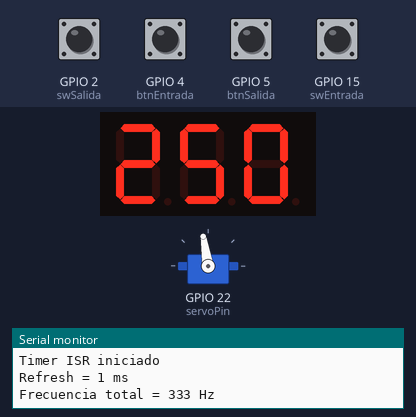
The sketch below on a simulated ESP32. Shown: 3-digit seven-segment display, servo, the last lines printed to the serial monitor. Wiring (inferred from the names in the program): 3-digit 7-segment display, segments lit when HIGH: segments GPIO 13, GPIO 12, GPIO 14, GPIO 27, GPIO 26, GPIO 25, GPIO 33; digit selects GPIO 18, GPIO 19, GPIO 21. Inputs (shaded band) come from the test bench; at power-on: GPIO 2 (swSalida), GPIO 4 (btnEntrada), GPIO 5 (btnSalida), GPIO 15 (swEntrada) HIGH. The segment pins are drawn as the display they are named for; servo pulses on a pin are drawn as a servo (544–2400 µs = 0–180°).

Above: at 1.2 s.
1.3 s: GPIO 4 (btnEntrada) pulled LOW for 0.15 s
At 1.8 s:
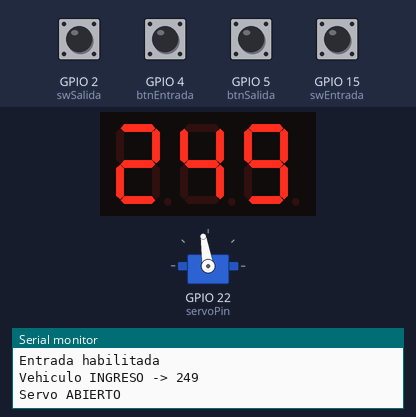
2.9 s: GPIO 4 (btnEntrada) pulled LOW for 1 s
5.4 s: GPIO 5 (btnSalida) pulled LOW for 0.15 s
Timing chart, 0 to 8.4 s (numbered marks = the images above; inputs shaded):
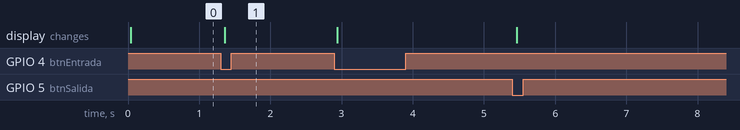

Measured:
- after the input at 1.3 s, the display: changes after 0.06 s (image 1)

The sketch:

LAB2P2_.ino
```cpp
#include <Arduino.h>

// a b c d e f g
const int segPins[7] = {13, 12, 14, 27, 26, 25, 33};

// Displays ánodo común
const int digitPins[3] = {18, 19, 21};

// Tabla de números
byte numbers[10][7] = {

  {1,1,1,1,1,1,0}, // 0
  {0,1,1,0,0,0,0}, // 1
  {1,1,0,1,1,0,1}, // 2
  {1,1,1,1,0,0,1}, // 3
  {0,1,1,0,0,1,1}, // 4
  {1,0,1,1,0,1,1}, // 5
  {1,0,1,1,1,1,1}, // 6
  {1,1,1,0,0,0,0}, // 7
  {1,1,1,1,1,1,1}, // 8
  {1,1,1,1,0,1,1}  // 9
};

// BOTONES

const int btnEntrada = 4;
const int btnSalida  = 5;

const int swEntrada = 15;
const int swSalida  = 2;

//  SERVO
const int servoPin = 22;

// PWM SERVO
const int servoClose = 20;
const int servoOpen  = 110;

// TIMER
hw_timer_t *timer = NULL;

//  VARIABLES

// Espacios disponibles
volatile int espacios = 250;

// Barrido displays
volatile int currentDigit = 0;

// Dígitos
volatile int centenas = 2;
volatile int decenas  = 5;
volatile int unidades = 0;

//  FLAGS ISR
volatile bool flagEntrada = false;
volatile bool flagSalida  = false;

// Anti rebote ISR
volatile unsigned long lastInterruptEntrada = 0;
volatile unsigned long lastInterruptSalida  = 0;

const int debounce = 250;

// CONTROL SERVO

bool servoActivo = false;

unsigned long servoStart = 0;

const unsigned long servoTiempoAbierto = 3000;

//  DEBUG

unsigned long lastDebug = 0;

// ACTUALIZAR DISPLAY

void actualizarDigitos() {

  centenas = espacios / 100;

  decenas = (espacios / 10) % 10;

  unidades = espacios % 10;
}

//  ABRIR SERVO
void abrirServo() {

  ledcWrite(servoPin, servoOpen);

  servoActivo = true;

  servoStart = millis();

  Serial.println("Servo ABIERTO");
}

//  CERRAR SERVO

void cerrarServo() {

  ledcWrite(servoPin, servoClose);

  servoActivo = false;

  Serial.println("Servo CERRADO");
}

// ISR ENTRADA

void IRAM_ATTR isrEntrada() {

  unsigned long tiempo = millis();

  if(tiempo - lastInterruptEntrada > debounce) {

    flagEntrada = true;

    lastInterruptEntrada = tiempo;
  }
}

//ISR SALIDA

void IRAM_ATTR isrSalida() {

  unsigned long tiempo = millis();

  if(tiempo - lastInterruptSalida > debounce) {

    flagSalida = true;

    lastInterruptSalida = tiempo;
  }
}

// TIMER ISR


void IRAM_ATTR onTimer() {

  // APAGAR DISPLAYS
  // EVITA GHOSTING

  digitalWrite(digitPins[0], HIGH);
  digitalWrite(digitPins[1], HIGH);
  digitalWrite(digitPins[2], HIGH);

  // SELECCIONAR VALOR

  int valor;

  if(currentDigit == 0) {

    valor = centenas;
  }

  else if(currentDigit == 1) {

    valor = decenas;
  }

  else {

    valor = unidades;
  }

  // CARGAR SEGMENTOS

  for(int i = 0; i < 7; i++) {

    digitalWrite(segPins[i], numbers[valor][i]);
  }

  // ACTIVAR DISPLAY

  digitalWrite(digitPins[currentDigit], LOW);

  // SIGUIENTE DISPLAY

  currentDigit++;

  if(currentDigit > 2) {

    currentDigit = 0;
  }
}


void setup() {

  Serial.begin(115200);

  Serial.println(" SISTEMA PARQUEADERO INICIADO ");
  Serial.println(" TIMER + ISR + MULTIPLEXADO ");

  // SEGMENTOS

  for(int i = 0; i < 7; i++) {

    pinMode(segPins[i], OUTPUT);

    digitalWrite(segPins[i], LOW);
  }

  // DISPLAYS

  for(int i = 0; i < 3; i++) {

    pinMode(digitPins[i], OUTPUT);

    digitalWrite(digitPins[i], HIGH);
  }

  // BOTONES

  pinMode(btnEntrada, INPUT_PULLUP);
  pinMode(btnSalida, INPUT_PULLUP);

  pinMode(swEntrada, INPUT_PULLUP);
  pinMode(swSalida, INPUT_PULLUP);

  // INTERRUPCIONES BOTONES

  attachInterrupt(digitalPinToInterrupt(btnEntrada),
                  isrEntrada,
                  FALLING);

  attachInterrupt(digitalPinToInterrupt(btnSalida),
                  isrSalida,
                  FALLING);

  // PWM SERVO

  ledcAttach(servoPin, 50, 8);

  ledcWrite(servoPin, servoClose);

  // TIMER HARDWARE

  timer = timerBegin(1000000);

  timerAttachInterrupt(timer, &onTimer);

  timerAlarm(timer, 1000, true, 0);

  actualizarDigitos();

  Serial.println("Timer ISR iniciado");
  Serial.println("Refresh = 1 ms");
  Serial.println("Frecuencia total = 333 Hz");
}


void loop() {

  // DEBUG

  if(millis() - lastDebug > 3000) {

    lastDebug = millis();

    Serial.println("Barrido activo por TIMER ISR");
    Serial.print("Espacios disponibles: ");
    Serial.println(espacios);
  }

  // LEER SWITCHES

  bool entradaHabilitada = digitalRead(swEntrada);

  bool salidaHabilitada = digitalRead(swSalida);

  // EVENTO ENTRADA

  if(flagEntrada) {

    flagEntrada = false;

    Serial.println("INTERRUPCION ENTRADA");

    if(entradaHabilitada == HIGH) {

      Serial.println("Entrada habilitada");

      if(espacios > 0) {

        espacios--;

        actualizarDigitos();

        Serial.print("Vehiculo INGRESO -> ");
        Serial.println(espacios);

        abrirServo();
      }

      else {

        Serial.println("PARQUEADERO LLENO");
      }
    }

    else {

      Serial.println("Entrada BLOQUEADA");
    }
  }
  // EVENTO SALIDA

  if(flagSalida) {

    flagSalida = false;

    Serial.println("INTERRUPCION SALIDA");

    if(salidaHabilitada == HIGH) {

      Serial.println("Salida habilitada");

      if(espacios < 250) {

        espacios++;

        actualizarDigitos();

        Serial.print("Vehiculo SALIO -> ");
        Serial.println(espacios);

        abrirServo();
      }

      else {

        Serial.println("Parqueadero Disponible");
      }
    }

    else {

      Serial.println("Salida BLOQUEADA");
    }
  }
  // CONTROL SERVO NO BLOQUEANTE
  if(servoActivo) {

    if(millis() - servoStart >= servoTiempoAbierto) {

      cerrarServo();
    }
  }
}
```
